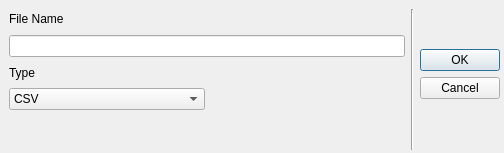
<?xml version="1.0" encoding="UTF-8"?>
<ui version="4.0">
 <class>Dialog</class>
 <widget class="QDialog" name="Dialog">
  <property name="geometry">
   <rect>
    <x>0</x>
    <y>0</y>
    <width>504</width>
    <height>153</height>
   </rect>
  </property>
  <property name="windowTitle">
   <string>Dialog</string>
  </property>
  <widget class="QWidget" name="horizontalLayoutWidget">
   <property name="geometry">
    <rect>
     <x>9</x>
     <y>9</y>
     <width>491</width>
     <height>141</height>
    </rect>
   </property>
   <layout class="QHBoxLayout" name="horizontalLayout">
    <item>
     <layout class="QVBoxLayout" name="verticalLayout">
      <item>
       <widget class="QLabel" name="file_name_label">
        <property name="text">
         <string>File Name</string>
        </property>
       </widget>
      </item>
      <item>
       <widget class="QLineEdit" name="file_name_input"/>
      </item>
      <item>
       <widget class="QLabel" name="file_type_label">
        <property name="text">
         <string>Type</string>
        </property>
       </widget>
      </item>
      <item>
       <layout class="QHBoxLayout" name="horizontalLayout_2">
        <item>
         <widget class="QComboBox" name="file_type_list">
          <item>
           <property name="text">
            <string>CSV</string>
           </property>
          </item>
          <item>
           <property name="text">
            <string>Excel</string>
           </property>
          </item>
         </widget>
        </item>
        <item>
         <spacer name="horizontalSpacer">
          <property name="orientation">
           <enum>Qt::Horizontal</enum>
          </property>
          <property name="sizeType">
           <enum>QSizePolicy::Fixed</enum>
          </property>
          <property name="sizeHint" stdset="0">
           <size>
            <width>200</width>
            <height>20</height>
           </size>
          </property>
         </spacer>
        </item>
       </layout>
      </item>
      <item>
       <spacer name="verticalSpacer">
        <property name="orientation">
         <enum>Qt::Vertical</enum>
        </property>
        <property name="sizeType">
         <enum>QSizePolicy::Fixed</enum>
        </property>
        <property name="sizeHint" stdset="0">
         <size>
          <width>20</width>
          <height>40</height>
         </size>
        </property>
       </spacer>
      </item>
     </layout>
    </item>
    <item>
     <widget class="Line" name="line">
      <property name="orientation">
       <enum>Qt::Vertical</enum>
      </property>
     </widget>
    </item>
    <item>
     <layout class="QVBoxLayout" name="verticalLayout_4">
      <item>
       <spacer name="verticalSpacer_2">
        <property name="orientation">
         <enum>Qt::Vertical</enum>
        </property>
        <property name="sizeType">
         <enum>QSizePolicy::Fixed</enum>
        </property>
        <property name="sizeHint" stdset="0">
         <size>
          <width>20</width>
          <height>40</height>
         </size>
        </property>
       </spacer>
      </item>
      <item>
       <widget class="QDialogButtonBox" name="buttonBox">
        <property name="orientation">
         <enum>Qt::Vertical</enum>
        </property>
        <property name="standardButtons">
         <set>QDialogButtonBox::Cancel|QDialogButtonBox::Ok</set>
        </property>
       </widget>
      </item>
     </layout>
    </item>
   </layout>
  </widget>
 </widget>
 <resources/>
 <connections>
  <connection>
   <sender>buttonBox</sender>
   <signal>accepted()</signal>
   <receiver>Dialog</receiver>
   <slot>accept()</slot>
   <hints>
    <hint type="sourcelabel">
     <x>248</x>
     <y>254</y>
    </hint>
    <hint type="destinationlabel">
     <x>157</x>
     <y>274</y>
    </hint>
   </hints>
  </connection>
  <connection>
   <sender>buttonBox</sender>
   <signal>rejected()</signal>
   <receiver>Dialog</receiver>
   <slot>reject()</slot>
   <hints>
    <hint type="sourcelabel">
     <x>316</x>
     <y>260</y>
    </hint>
    <hint type="destinationlabel">
     <x>286</x>
     <y>274</y>
    </hint>
   </hints>
  </connection>
 </connections>
</ui>
